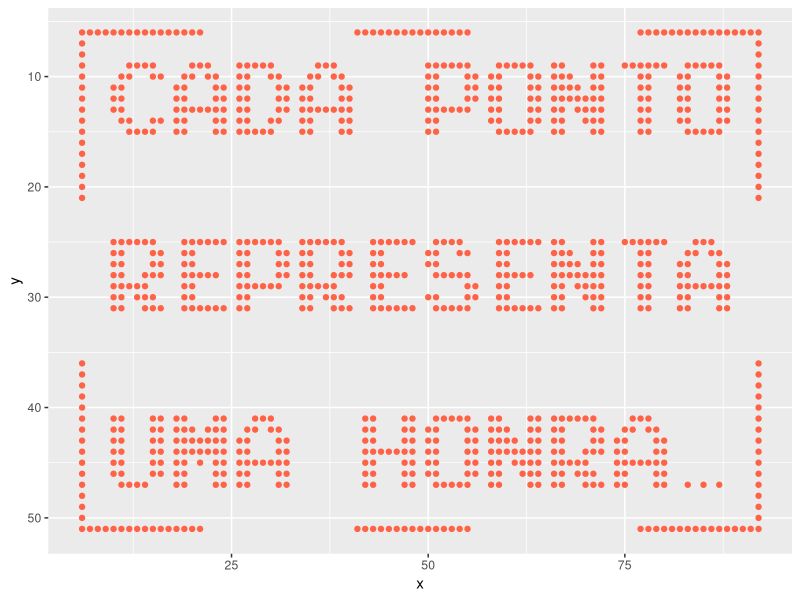

Here is the R script that generated this plot:
library(tidyverse)
library(readxl)

grid <- read_excel("./grid_letras.xlsx", sheet = "export")

new_grid <- as.data.frame(grid[,-1])

gera_grid <- function(grid_inicial) {
  
  coordenadas <- data.frame()
  
  n <- 1
  
  for (x in 1:dim(grid_inicial)[2]) {
    for (y in 1:dim(grid_inicial)[1]) {
      if (!is.na(grid_inicial[y,x])) {
        coordenadas[n,1] <- x
        coordenadas[n,2] <- y
        n <- n+1
      }
    }
  }
  
  coordenadas_export <- coordenadas %>%
    rename(x = V1,
           y = V2) %>%
    mutate(nome = paste("ponto_", row_number()))
  
  return(coordenadas_export)
}


exportar <- gera_grid(new_grid)

#testa
ggplot(exportar, aes(x = x, y = y)) + 
  geom_point(color = 'tomato')  + 
  scale_y_reverse()

#grava / exporta
write.csv(exportar, file = "grid.csv")
